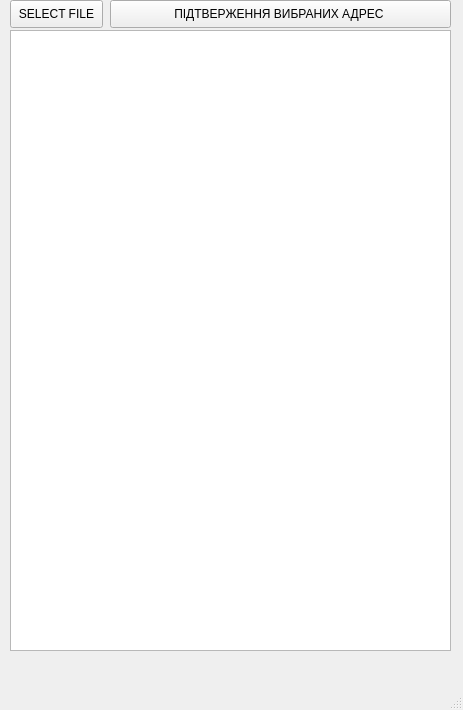
<?xml version="1.0" encoding="UTF-8"?>
<ui version="4.0">
 <class>MainWindow</class>
 <widget class="QMainWindow" name="MainWindow">
  <property name="geometry">
   <rect>
    <x>0</x>
    <y>0</y>
    <width>463</width>
    <height>710</height>
   </rect>
  </property>
  <property name="windowTitle">
   <string>MainWindow</string>
  </property>
  <widget class="QWidget" name="centralwidget">
   <widget class="QPushButton" name="pushButton_select_file">
    <property name="geometry">
     <rect>
      <x>10</x>
      <y>0</y>
      <width>93</width>
      <height>28</height>
     </rect>
    </property>
    <property name="text">
     <string>SELECT FILE</string>
    </property>
   </widget>
   <widget class="QTableWidget" name="tableWidget_select_points">
    <property name="geometry">
     <rect>
      <x>10</x>
      <y>30</y>
      <width>441</width>
      <height>621</height>
     </rect>
    </property>
   </widget>
   <widget class="QPushButton" name="pushButton_get_selected_points">
    <property name="geometry">
     <rect>
      <x>110</x>
      <y>0</y>
      <width>341</width>
      <height>28</height>
     </rect>
    </property>
    <property name="text">
     <string>ПІДТВЕРЖЕННЯ ВИБРАНИХ АДРЕС </string>
    </property>
   </widget>
  </widget>
  <widget class="QMenuBar" name="menubar">
   <property name="geometry">
    <rect>
     <x>0</x>
     <y>0</y>
     <width>463</width>
     <height>26</height>
    </rect>
   </property>
  </widget>
  <widget class="QStatusBar" name="statusbar"/>
 </widget>
 <resources/>
 <connections/>
</ui>
